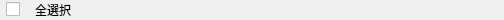
<?xml version="1.0" encoding="UTF-8"?>
<ui version="4.0">
 <class>Form</class>
 <widget class="QWidget" name="Form">
  <property name="geometry">
   <rect>
    <x>0</x>
    <y>0</y>
    <width>504</width>
    <height>20</height>
   </rect>
  </property>
  <property name="sizePolicy">
   <sizepolicy hsizetype="Minimum" vsizetype="Minimum">
    <horstretch>0</horstretch>
    <verstretch>0</verstretch>
   </sizepolicy>
  </property>
  <property name="minimumSize">
   <size>
    <width>0</width>
    <height>0</height>
   </size>
  </property>
  <property name="maximumSize">
   <size>
    <width>16777215</width>
    <height>38</height>
   </size>
  </property>
  <property name="windowTitle">
   <string>Form</string>
  </property>
  <layout class="QHBoxLayout" name="horizontalLayout">
   <property name="spacing">
    <number>9</number>
   </property>
   <property name="leftMargin">
    <number>6</number>
   </property>
   <property name="topMargin">
    <number>0</number>
   </property>
   <property name="rightMargin">
    <number>0</number>
   </property>
   <property name="bottomMargin">
    <number>0</number>
   </property>
   <item>
    <widget class="QCheckBox" name="checkBox">
     <property name="maximumSize">
      <size>
       <width>20</width>
       <height>16777215</height>
      </size>
     </property>
     <property name="layoutDirection">
      <enum>Qt::LeftToRight</enum>
     </property>
     <property name="text">
      <string/>
     </property>
     <property name="tristate">
      <bool>false</bool>
     </property>
    </widget>
   </item>
   <item>
    <widget class="QLabel" name="label">
     <property name="text">
      <string>全選択</string>
     </property>
    </widget>
   </item>
  </layout>
 </widget>
 <resources/>
 <connections/>
</ui>
